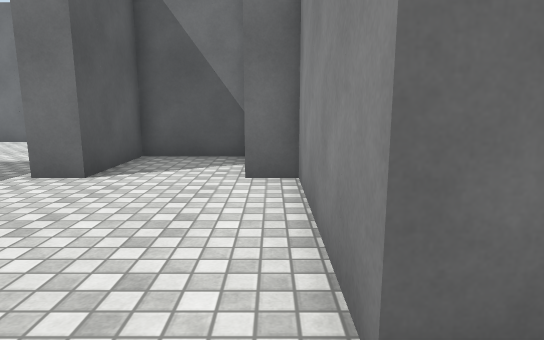
View 1 (above)

24 first-person views from a walk through a 3-D level made in the Unity game engine. The camera is 1.3 m above the floor, tilts 10° down and sees 75° across. The floor is counted in squares, 1 m on a side. Each view is taken from the middle of a square. On the plan, view 1 faces up. The plan holds only what a view shows up to about 15 squares ahead; the rest is blank. The place goes on beyond the plan. Door leaves are left out, so doorways stand open. Surface patterns are stand-ins for the level's own textures.

View 2
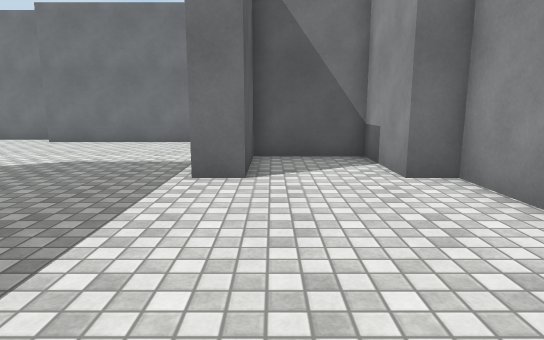

View 3
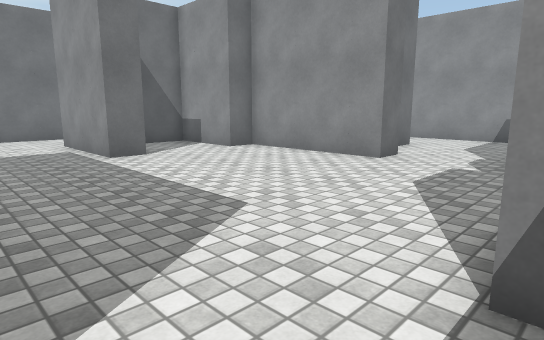

View 4
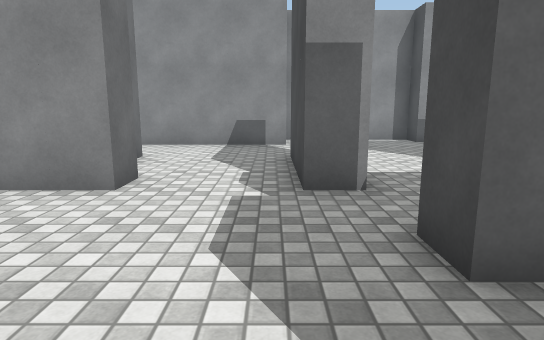

View 5
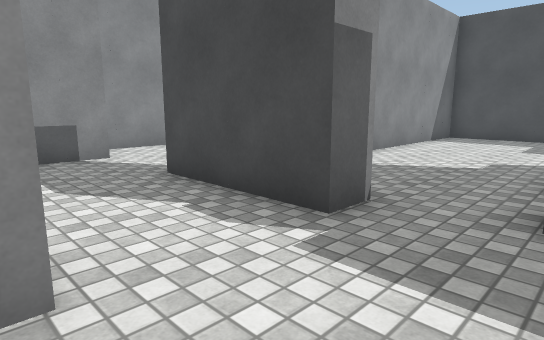

View 6
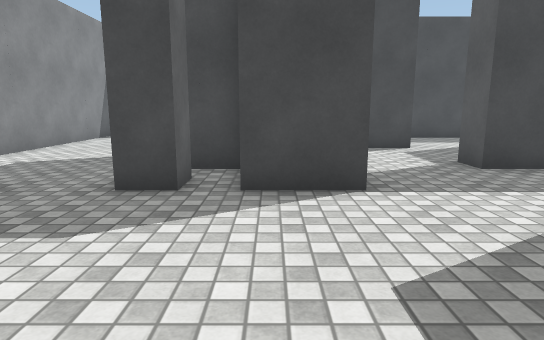

View 7
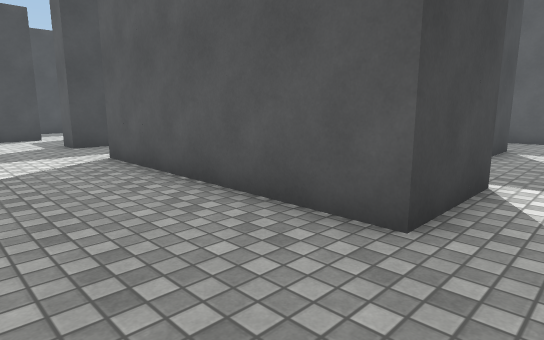

View 8
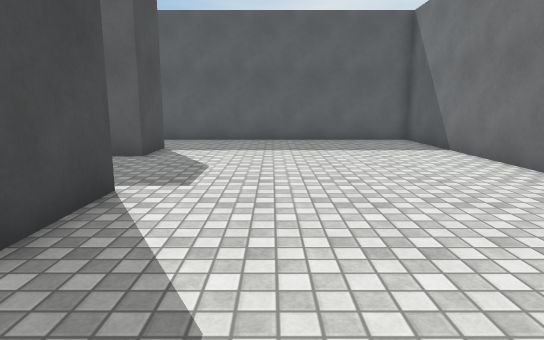

View 9
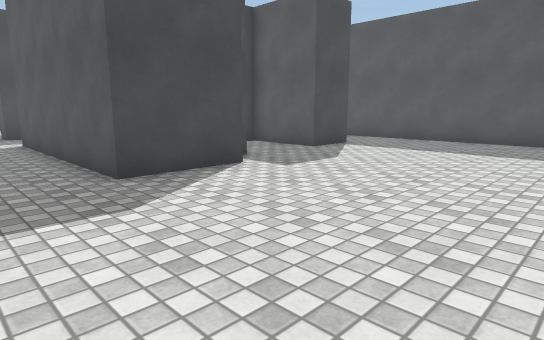

View 10
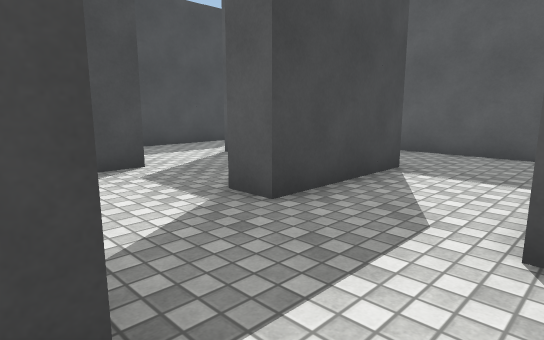

View 11
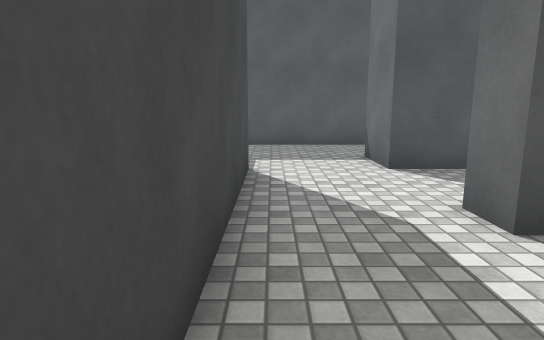

View 12
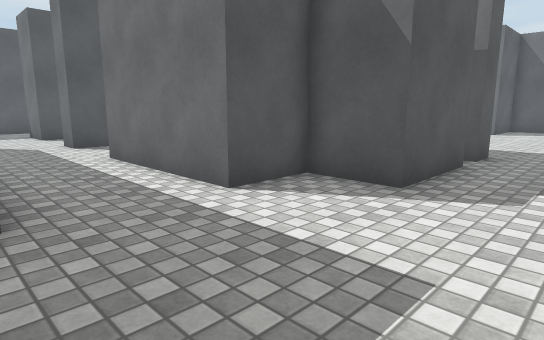

View 13
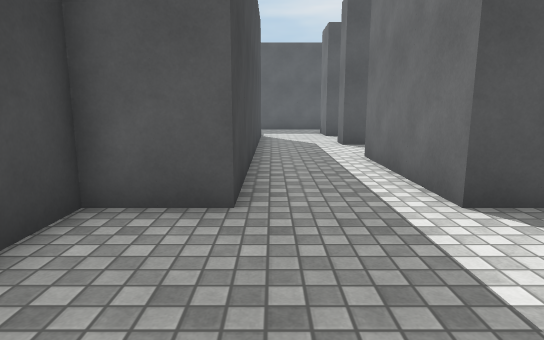

View 14
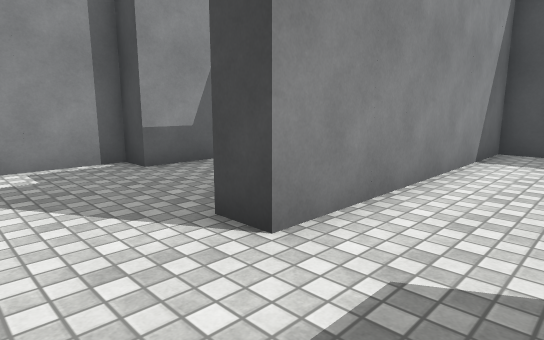

View 15
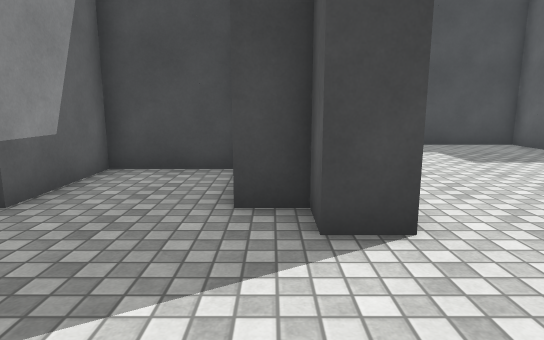

View 16
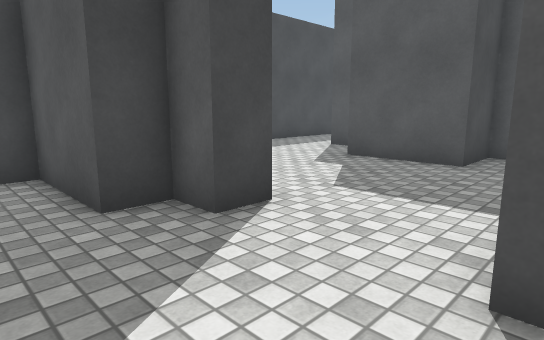

View 17
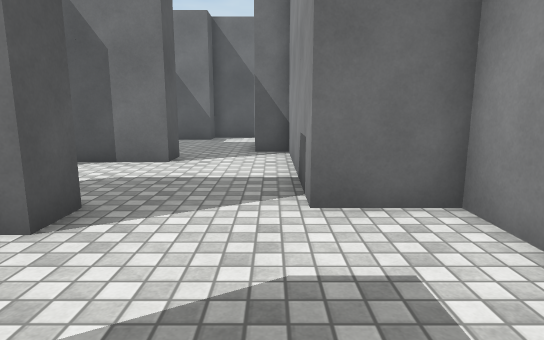

View 18
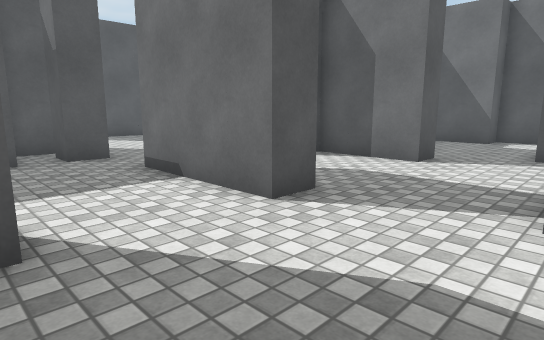

View 19
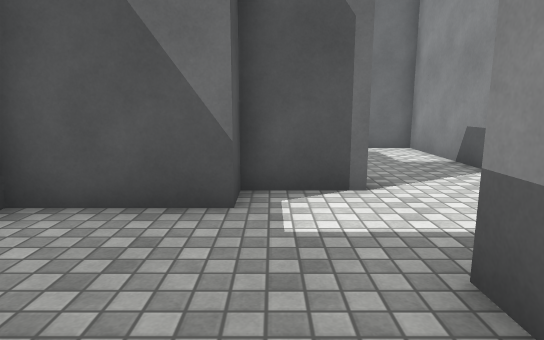

View 20
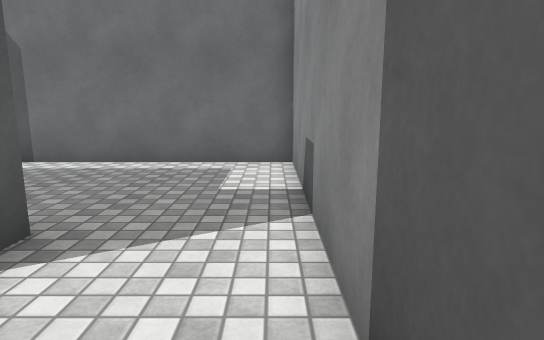

View 21
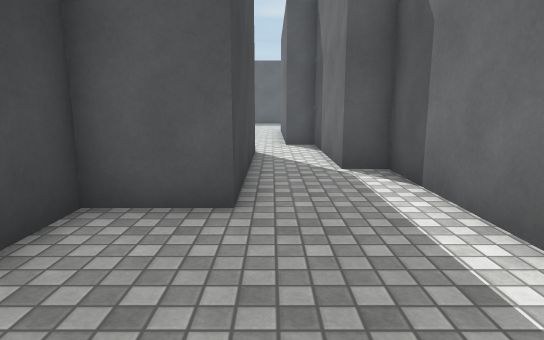

View 22
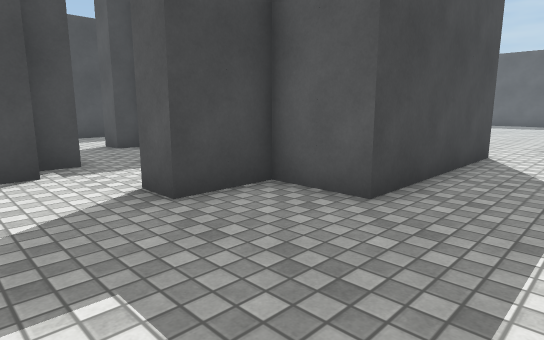

View 23
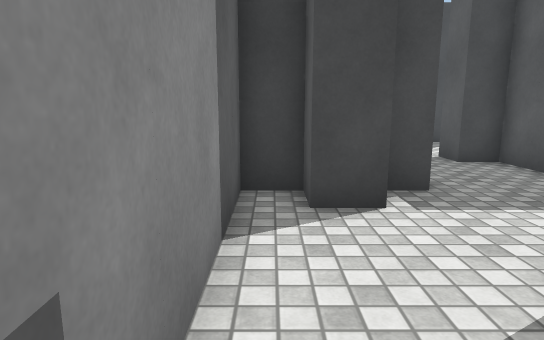

View 24
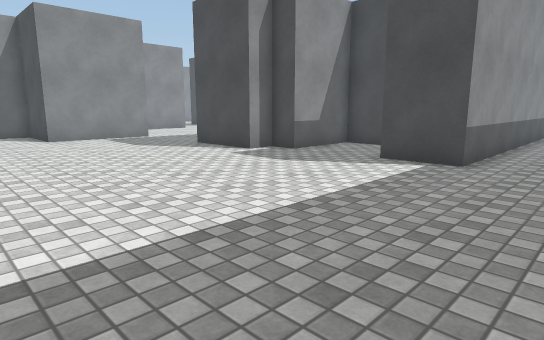

### Floor plan
Points are (right, up) in squares from view 1. A wall is a line through its corners. A room is listed if a view was taken in it or the views show most of it. See-through windows are left out.
Room 1 (views 1, 2, 3, 4, 5, 6, 7, 8, 9, 10, 12, 13, 14, 24)
walls: (-3.5, 6.5) (-4.5, 6.5) (-4.5, 10.5); (-5.6, -2.5) (-3.5, -2.5); (-12.5, 5.5) (-11.5, 5.5) (-11.5, 6.5) (-8.5, 6.5) (-8.5, -1.5); (-2.5, -2.5) (-1.5, -2.5) (-1.5, -3.5) (-2.5, -3.5) (-2.5, -2.5); (-3.5, -3.2) (-3.5, -4.5) (-1.5, -4.5) (-1.5, -7.5) (-3.5, -7.5) (-3.5, -9.5); (0.5, 1.5) (0.5, 6.5) (-0.5, 6.5); (-17.5, 5.5) (-15.5, 5.5); (-3.5, 13.5) (-11.5, 13.5); (-12, 14.5) (-20.5, 14.5) (-20.5, 4.5); (4.5, -2.5) (0.5, -2.5) (0.5, -1.5); (-3.5, -12.5) (-3.5, -14.5) (3.5, -14.5) (3.5, -5.5)
ways out: open door at (-4, -11) to room 2; open door at (1, 0) to room 3; open door at (4, -4) to room 3; open door at (-4, 12) to room 5; open door at (-2, 7) to room 7; open door at (-14, 5) to room 8; open door at (-19, 5); open door at (-9, -3); open door at (-7, -5)
Room 2 (view 11)
walls: (-12, -12.5) (-3.5, -12.5); (-3.5, -9.5) (-8.5, -9.5)
ways out: open door at (-4, -11) to room 1; open door at (-12, -11); open door at (-10, -9)
Room 3 (views 15, 16, 17, 18)
walls: (4.5, -5.5) (4.5, -6.5) (5.5, -6.5); (4.5, 2.5) (1.5, 2.5); (8.5, -6.5) (9.5, -6.5) (9.5, -1.5) (7.5, -1.5) (7.5, 3); (0.5, -1.5) (4.5, -1.5) (4.5, -2.5)
ways out: open door at (1, 0) to room 1; open door at (4, -4) to room 1; open door at (6, 3) to room 4; open door at (7, -7) to room 6
Room 4 (views 19, 20)
walls: (6.5, 5.8) (6.5, 6.5) (7.4, 6.5); (7.4, 7.5) (8.5, 7.5) (8.5, 6.5) (9.5, 6.5) (9.5, 10); (3.5, 5) (3.5, 3.5) (4.5, 3.5); (6.5, 9.5) (4.5, 9.5) (4.5, 8.5) (1.5, 8.5); (7.5, 3) (7.5, 4.5) (6.5, 4.5)
ways out: open door at (6, 3) to room 3; open door at (8, 10) to room 5
Room 5 (views 21, 22, 23)
walls: (-1.5, 12.5) (4.5, 12.5) (4.5, 10.5) (6.5, 10.5); (-1.5, 10.9) (-1.5, 11.5); (9.5, 10) (9.5, 15.5) (1.5, 15.5) (1.5, 14.5) (-3.5, 14.5) (-3.5, 13.5); (-4.5, 10.5) (-1.9, 10.5)
ways out: open door at (-4, 12) to room 1; open door at (8, 10) to room 4
Room 6 (no view inside)
walls: (5.5, -6.5) (5.5, -9.5) (8.5, -9.5) (8.5, -6.5)
ways out: open door at (7, -7) to room 3
Room 7 (no view inside)
walls: (-0.5, 6.5) (-0.5, 9.5) (-3.5, 9.5) (-3.5, 6.5)
ways out: open door at (-2, 7) to room 1
Room 8 (no view inside)
walls: (-15.5, 5.5) (-15.5, 2.5) (-12.5, 2.5) (-12.5, 5.5)
ways out: open door at (-14, 5) to room 1

Positions as (right, up) in squares from view 1, and headings:
1: (0, 0), facing up
2: (-3, 0), facing up
3: (-8, -3), facing up-right
4: (-5, -1), facing right
5: (-2, 2), facing down-right
6: (-4, 3), facing down
7: (-5, 8), facing down-left
8: (-6, 9), facing left
9: (-6, 13), facing down-left
10: (-5, -1), facing down-left
11: (-8, -12), facing left
12: (1, -13), facing up-left
13: (1, -12), facing left
14: (1, -3), facing down-right
15: (5, -2), facing down
16: (7, -2), facing down-left
17: (7, -6), facing up
18: (8, -6), facing up-left
19: (5, 4), facing up
20: (9, 7), facing up
21: (9, 13), facing left
22: (9, 15), facing down-left
23: (9, 12), facing down
24: (-20, 14), facing down-right
